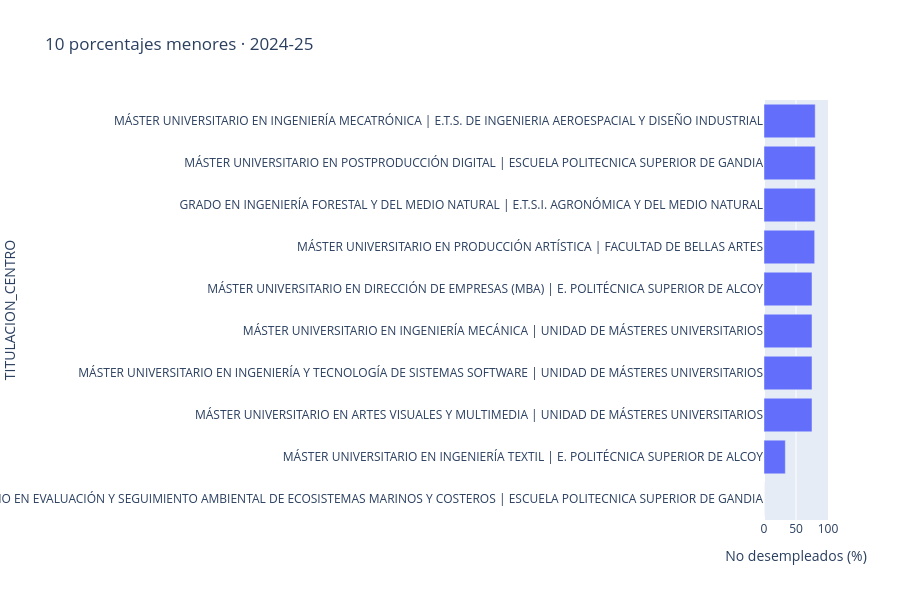
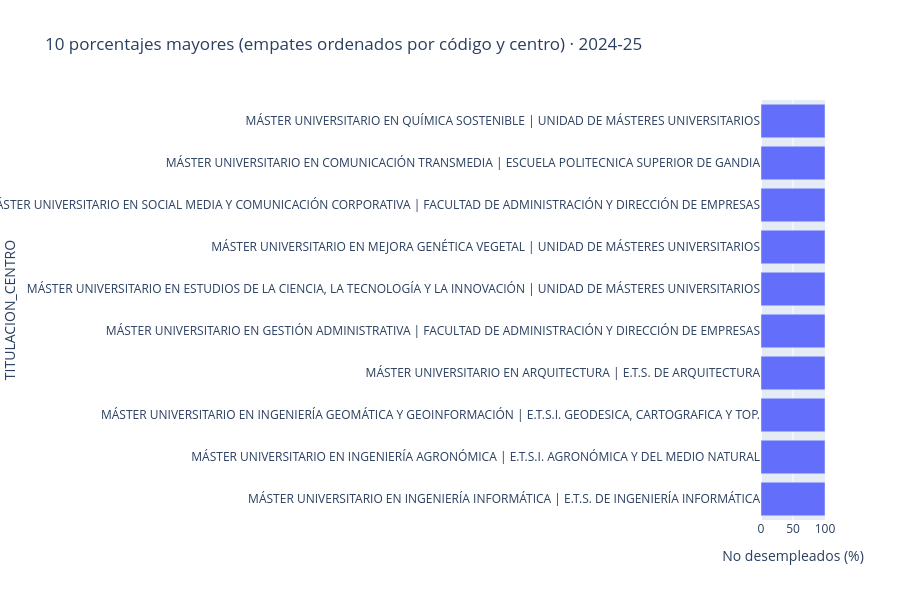

The code cell stored with these charts, in order, in its notebook:
### Code cell
comparacion = actual.sort_values([VALUE, "COD_RUCT", "CENTRO"])
comparacion["TITULACION_CENTRO"] = comparacion.TITULACION + " | " + comparacion.CENTRO
for titulo, seleccion in [("10 porcentajes menores", comparacion.head(10)), ("10 porcentajes mayores (empates ordenados por código y centro)", comparacion.tail(10))]:
    fig = px.bar(seleccion, x=VALUE, y="TITULACION_CENTRO", orientation="h", title=f"{titulo} · {curso_seleccionado}")
    fig.update_xaxes(range=[0,100], title="No desempleados (%)")
    fig.update_layout(height=600)
    display(fig)

### Figure 1 — Plotly figure (JSON) as saved in the notebook; plotly's stock layout.template omitted (floating-point values rounded to 4 significant figures)
{"data": [{"hovertemplate": "P_NO_DESEMPLEADOS=%{x}<br>TITULACION_CENTRO=%{y}<extra></extra>", "legendgroup": "", "marker": {"color": "#636efa", "pattern": {"shape": ""}}, "name": "", "orientation": "h", "showlegend": false, "textposition": "auto", "x": [0.0, 33.33, 75.0, 75.0, 75.0, 75.0, 79.17, 80.0, 80.0, 80.0], "xaxis": "x", "y": ["MÁSTER UNIVERSITARIO EN EVALUACIÓN Y SEGUIMIENTO AMBIENTAL DE ECOSISTEMAS MARINOS Y COSTEROS | ESCUELA POLITECNICA SUPERIOR DE GANDIA", "MÁSTER UNIVERSITARIO EN INGENIERÍA TEXTIL | E. POLITÉCNICA SUPERIOR DE ALCOY", "MÁSTER UNIVERSITARIO EN ARTES VISUALES Y MULTIMEDIA | UNIDAD DE MÁSTERES UNIVERSITARIOS", "MÁSTER UNIVERSITARIO EN INGENIERÍA Y TECNOLOGÍA DE SISTEMAS SOFTWARE | UNIDAD DE MÁSTERES UNIVERSITARIOS", "MÁSTER UNIVERSITARIO EN INGENIERÍA MECÁNICA | UNIDAD DE MÁSTERES UNIVERSITARIOS", "MÁSTER UNIVERSITARIO EN DIRECCIÓN DE EMPRESAS (MBA) | E. POLITÉCNICA SUPERIOR DE ALCOY", "MÁSTER UNIVERSITARIO EN PRODUCCIÓN ARTÍSTICA | FACULTAD DE BELLAS ARTES", "GRADO EN INGENIERÍA FORESTAL Y DEL MEDIO NATURAL | E.T.S.I. AGRONÓMICA Y DEL MEDIO NATURAL", "MÁSTER UNIVERSITARIO EN POSTPRODUCCIÓN DIGITAL | ESCUELA POLITECNICA SUPERIOR DE GANDIA", "MÁSTER UNIVERSITARIO EN INGENIERÍA MECATRÓNICA | E.T.S. DE INGENIERIA AEROESPACIAL Y DISEÑO INDUSTRIAL"], "yaxis": "y", "type": "bar"}], "layout": {"xaxis": {"anchor": "y", "domain": [0.0, 1.0], "title": {"text": "No desempleados (%)"}, "range": [0, 100]}, "yaxis": {"anchor": "x", "domain": [0.0, 1.0], "title": {"text": "TITULACION_CENTRO"}}, "legend": {"tracegroupgap": 0}, "title": {"text": "10 porcentajes menores · 2024-25"}, "barmode": "relative", "height": 600}}

### Figure 2 — Plotly figure (JSON) as saved in the notebook; plotly's stock layout.template omitted (floating-point values rounded to 4 significant figures)
{"data": [{"hovertemplate": "P_NO_DESEMPLEADOS=%{x}<br>TITULACION_CENTRO=%{y}<extra></extra>", "legendgroup": "", "marker": {"color": "#636efa", "pattern": {"shape": ""}}, "name": "", "orientation": "h", "showlegend": false, "textposition": "auto", "x": [100.0, 100.0, 100.0, 100.0, 100.0, 100.0, 100.0, 100.0, 100.0, 100.0], "xaxis": "x", "y": ["MÁSTER UNIVERSITARIO EN INGENIERÍA INFORMÁTICA | E.T.S. DE INGENIERÍA INFORMÁTICA", "MÁSTER UNIVERSITARIO EN INGENIERÍA AGRONÓMICA | E.T.S.I. AGRONÓMICA Y DEL MEDIO NATURAL", "MÁSTER UNIVERSITARIO EN INGENIERÍA GEOMÁTICA Y GEOINFORMACIÓN | E.T.S.I. GEODESICA, CARTOGRAFICA Y TOP.", "MÁSTER UNIVERSITARIO EN ARQUITECTURA | E.T.S. DE ARQUITECTURA", "MÁSTER UNIVERSITARIO EN GESTIÓN ADMINISTRATIVA | FACULTAD DE ADMINISTRACIÓN Y DIRECCIÓN DE EMPRESAS", "MÁSTER UNIVERSITARIO EN ESTUDIOS DE LA CIENCIA, LA TECNOLOGÍA Y LA INNOVACIÓN | UNIDAD DE MÁSTERES UNIVERSITARIOS", "MÁSTER UNIVERSITARIO EN MEJORA GENÉTICA VEGETAL | UNIDAD DE MÁSTERES UNIVERSITARIOS", "MÁSTER UNIVERSITARIO EN SOCIAL MEDIA Y COMUNICACIÓN CORPORATIVA | FACULTAD DE ADMINISTRACIÓN Y DIRECCIÓN DE EMPRESAS", "MÁSTER UNIVERSITARIO EN COMUNICACIÓN TRANSMEDIA | ESCUELA POLITECNICA SUPERIOR DE GANDIA", "MÁSTER UNIVERSITARIO EN QUÍMICA SOSTENIBLE | UNIDAD DE MÁSTERES UNIVERSITARIOS"], "yaxis": "y", "type": "bar"}], "layout": {"xaxis": {"anchor": "y", "domain": [0.0, 1.0], "title": {"text": "No desempleados (%)"}, "range": [0, 100]}, "yaxis": {"anchor": "x", "domain": [0.0, 1.0], "title": {"text": "TITULACION_CENTRO"}}, "legend": {"tracegroupgap": 0}, "title": {"text": "10 porcentajes mayores (empates ordenados por código y centro) · 2024-25"}, "barmode": "relative", "height": 600}}
